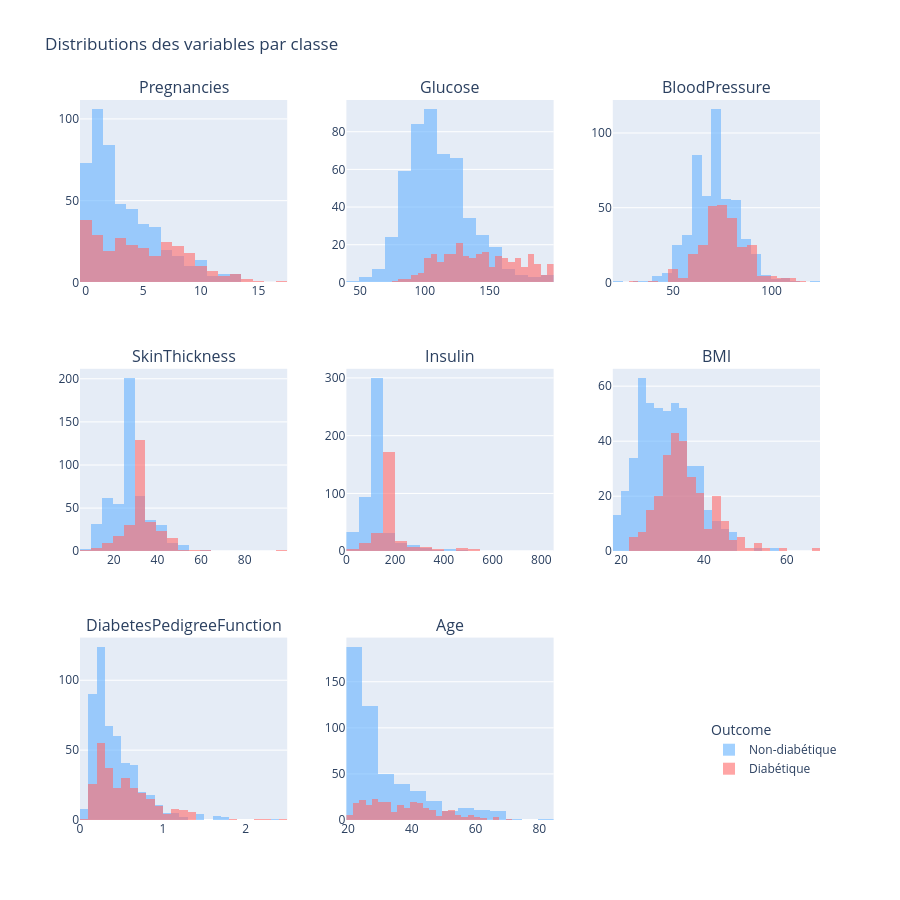

Write notebook code for a chart like this one.
### Code cell
features = ['Pregnancies', 'Glucose', 'BloodPressure', 'SkinThickness',
            'Insulin', 'BMI', 'DiabetesPedigreeFunction', 'Age']

fig = make_subplots(rows=3, cols=3,
                    subplot_titles=features,
                    vertical_spacing=0.12, horizontal_spacing=0.08)

colors = {0: '#66b3ff', 1: '#ff6b6b'}
labels = {0: 'Non-diabétique', 1: 'Diabétique'}

for i, col in enumerate(features):
    row, col_idx = divmod(i, 3)
    for outcome_val in [0, 1]:
        subset = data_clean[data_clean['Outcome'] == outcome_val][col]
        fig.add_trace(
            go.Histogram(x=subset, name=labels[outcome_val],
                         marker_color=colors[outcome_val],
                         opacity=0.6, nbinsx=25,
                         showlegend=(i == 0)),
            row=row + 1, col=col_idx + 1
        )

fig.update_layout(
    title="Distributions des variables par classe",
    height=900, barmode='overlay',
    legend=dict(title='Outcome', x=0.85, y=0.05)
)
fig.show()

### Figure 1 — Plotly figure (JSON) as saved in the notebook; plotly's stock layout.template omitted (floating-point values rounded to 4 significant figures; data arrays with more than 128 entries replaced by an {"elided": "..."} marker saying what was removed)
{"data": [{"marker": {"color": "#66b3ff"}, "name": "Non-diabétique", "nbinsx": 25, "opacity": 0.6, "showlegend": true, "type": "histogram", "x": {"elided": "500 int values"}, "xaxis": "x", "yaxis": "y"}, {"marker": {"color": "#ff6b6b"}, "name": "Diabétique", "nbinsx": 25, "opacity": 0.6, "showlegend": true, "type": "histogram", "x": {"elided": "268 int values"}, "xaxis": "x", "yaxis": "y"}, {"marker": {"color": "#66b3ff"}, "name": "Non-diabétique", "nbinsx": 25, "opacity": 0.6, "showlegend": false, "type": "histogram", "x": {"elided": "500 int values"}, "xaxis": "x2", "yaxis": "y2"}, {"marker": {"color": "#ff6b6b"}, "name": "Diabétique", "nbinsx": 25, "opacity": 0.6, "showlegend": false, "type": "histogram", "x": {"elided": "268 int values"}, "xaxis": "x2", "yaxis": "y2"}, {"marker": {"color": "#66b3ff"}, "name": "Non-diabétique", "nbinsx": 25, "opacity": 0.6, "showlegend": false, "type": "histogram", "x": {"elided": "500 int values"}, "xaxis": "x3", "yaxis": "y3"}, {"marker": {"color": "#ff6b6b"}, "name": "Diabétique", "nbinsx": 25, "opacity": 0.6, "showlegend": false, "type": "histogram", "x": {"elided": "268 float values"}, "xaxis": "x3", "yaxis": "y3"}, {"marker": {"color": "#66b3ff"}, "name": "Non-diabétique", "nbinsx": 25, "opacity": 0.6, "showlegend": false, "type": "histogram", "x": {"elided": "500 int values"}, "xaxis": "x4", "yaxis": "y4"}, {"marker": {"color": "#ff6b6b"}, "name": "Diabétique", "nbinsx": 25, "opacity": 0.6, "showlegend": false, "type": "histogram", "x": {"elided": "268 int values"}, "xaxis": "x4", "yaxis": "y4"}, {"marker": {"color": "#66b3ff"}, "name": "Non-diabétique", "nbinsx": 25, "opacity": 0.6, "showlegend": false, "type": "histogram", "x": {"elided": "500 float values"}, "xaxis": "x5", "yaxis": "y5"}, {"marker": {"color": "#ff6b6b"}, "name": "Diabétique", "nbinsx": 25, "opacity": 0.6, "showlegend": false, "type": "histogram", "x": {"elided": "268 float values"}, "xaxis": "x5", "yaxis": "y5"}, {"marker": {"color": "#66b3ff"}, "name": "Non-diabétique", "nbinsx": 25, "opacity": 0.6, "showlegend": false, "type": "histogram", "x": {"elided": "500 float values"}, "xaxis": "x6", "yaxis": "y6"}, {"marker": {"color": "#ff6b6b"}, "name": "Diabétique", "nbinsx": 25, "opacity": 0.6, "showlegend": false, "type": "histogram", "x": {"elided": "268 float values"}, "xaxis": "x6", "yaxis": "y6"}, {"marker": {"color": "#66b3ff"}, "name": "Non-diabétique", "nbinsx": 25, "opacity": 0.6, "showlegend": false, "type": "histogram", "x": {"elided": "500 float values"}, "xaxis": "x7", "yaxis": "y7"}, {"marker": {"color": "#ff6b6b"}, "name": "Diabétique", "nbinsx": 25, "opacity": 0.6, "showlegend": false, "type": "histogram", "x": {"elided": "268 float values"}, "xaxis": "x7", "yaxis": "y7"}, {"marker": {"color": "#66b3ff"}, "name": "Non-diabétique", "nbinsx": 25, "opacity": 0.6, "showlegend": false, "type": "histogram", "x": {"elided": "500 int values"}, "xaxis": "x8", "yaxis": "y8"}, {"marker": {"color": "#ff6b6b"}, "name": "Diabétique", "nbinsx": 25, "opacity": 0.6, "showlegend": false, "type": "histogram", "x": {"elided": "268 int values"}, "xaxis": "x8", "yaxis": "y8"}], "layout": {"annotations": [{"font": {"size": 16}, "showarrow": false, "text": "Pregnancies", "x": 0.14, "xanchor": "center", "xref": "paper", "y": 1, "yanchor": "bottom", "yref": "paper"}, {"font": {"size": 16}, "showarrow": false, "text": "Glucose", "x": 0.5, "xanchor": "center", "xref": "paper", "y": 1, "yanchor": "bottom", "yref": "paper"}, {"font": {"size": 16}, "showarrow": false, "text": "BloodPressure", "x": 0.86, "xanchor": "center", "xref": "paper", "y": 1, "yanchor": "bottom", "yref": "paper"}, {"font": {"size": 16}, "showarrow": false, "text": "SkinThickness", "x": 0.14, "xanchor": "center", "xref": "paper", "y": 0.6267, "yanchor": "bottom", "yref": "paper"}, {"font": {"size": 16}, "showarrow": false, "text": "Insulin", "x": 0.5, "xanchor": "center", "xref": "paper", "y": 0.6267, "yanchor": "bottom", "yref": "paper"}, {"font": {"size": 16}, "showarrow": false, "text": "BMI", "x": 0.86, "xanchor": "center", "xref": "paper", "y": 0.6267, "yanchor": "bottom", "yref": "paper"}, {"font": {"size": 16}, "showarrow": false, "text": "DiabetesPedigreeFunction", "x": 0.14, "xanchor": "center", "xref": "paper", "y": 0.2533, "yanchor": "bottom", "yref": "paper"}, {"font": {"size": 16}, "showarrow": false, "text": "Age", "x": 0.5, "xanchor": "center", "xref": "paper", "y": 0.2533, "yanchor": "bottom", "yref": "paper"}], "barmode": "overlay", "height": 900, "legend": {"title": {"text": "Outcome"}, "x": 0.85, "y": 0.05}, "title": {"text": "Distributions des variables par classe"}, "xaxis": {"anchor": "y", "domain": [0, 0.28]}, "xaxis2": {"anchor": "y2", "domain": [0.36, 0.64]}, "xaxis3": {"anchor": "y3", "domain": [0.72, 1]}, "xaxis4": {"anchor": "y4", "domain": [0, 0.28]}, "xaxis5": {"anchor": "y5", "domain": [0.36, 0.64]}, "xaxis6": {"anchor": "y6", "domain": [0.72, 1]}, "xaxis7": {"anchor": "y7", "domain": [0, 0.28]}, "xaxis8": {"anchor": "y8", "domain": [0.36, 0.64]}, "xaxis9": {"anchor": "y9", "domain": [0.72, 1]}, "yaxis": {"anchor": "x", "domain": [0.7467, 1]}, "yaxis2": {"anchor": "x2", "domain": [0.7467, 1]}, "yaxis3": {"anchor": "x3", "domain": [0.7467, 1]}, "yaxis4": {"anchor": "x4", "domain": [0.3733, 0.6267]}, "yaxis5": {"anchor": "x5", "domain": [0.3733, 0.6267]}, "yaxis6": {"anchor": "x6", "domain": [0.3733, 0.6267]}, "yaxis7": {"anchor": "x7", "domain": [0, 0.2533]}, "yaxis8": {"anchor": "x8", "domain": [0, 0.2533]}, "yaxis9": {"anchor": "x9", "domain": [0, 0.2533]}}}
